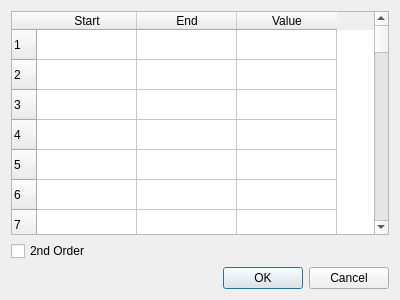
<?xml version="1.0" encoding="UTF-8"?>
<ui version="4.0">
 <class>DlgEqualDensity</class>
 <widget class="QDialog" name="DlgEqualDensity">
  <property name="geometry">
   <rect>
    <x>0</x>
    <y>0</y>
    <width>400</width>
    <height>300</height>
   </rect>
  </property>
  <property name="windowTitle">
   <string>Dialog</string>
  </property>
  <layout class="QVBoxLayout" name="verticalLayout">
   <item>
    <widget class="QTableWidget" name="tableWidget">
     <property name="rowCount">
      <number>256</number>
     </property>
     <row/>
     <row/>
     <row/>
     <row/>
     <row/>
     <row/>
     <row/>
     <row/>
     <row/>
     <row/>
     <row/>
     <row/>
     <row/>
     <row/>
     <row/>
     <row/>
     <row/>
     <row/>
     <row/>
     <row/>
     <row/>
     <row/>
     <row/>
     <row/>
     <row/>
     <row/>
     <row/>
     <row/>
     <row/>
     <row/>
     <row/>
     <row/>
     <row/>
     <row/>
     <row/>
     <row/>
     <row/>
     <row/>
     <row/>
     <row/>
     <row/>
     <row/>
     <row/>
     <row/>
     <row/>
     <row/>
     <row/>
     <row/>
     <row/>
     <row/>
     <row/>
     <row/>
     <row/>
     <row/>
     <row/>
     <row/>
     <row/>
     <row/>
     <row/>
     <row/>
     <row/>
     <row/>
     <row/>
     <row/>
     <row/>
     <row/>
     <row/>
     <row/>
     <row/>
     <row/>
     <row/>
     <row/>
     <row/>
     <row/>
     <row/>
     <row/>
     <row/>
     <row/>
     <row/>
     <row/>
     <row/>
     <row/>
     <row/>
     <row/>
     <row/>
     <row/>
     <row/>
     <row/>
     <row/>
     <row/>
     <row/>
     <row/>
     <row/>
     <row/>
     <row/>
     <row/>
     <row/>
     <row/>
     <row/>
     <row/>
     <row/>
     <row/>
     <row/>
     <row/>
     <row/>
     <row/>
     <row/>
     <row/>
     <row/>
     <row/>
     <row/>
     <row/>
     <row/>
     <row/>
     <row/>
     <row/>
     <row/>
     <row/>
     <row/>
     <row/>
     <row/>
     <row/>
     <row/>
     <row/>
     <row/>
     <row/>
     <row/>
     <row/>
     <row/>
     <row/>
     <row/>
     <row/>
     <row/>
     <row/>
     <row/>
     <row/>
     <row/>
     <row/>
     <row/>
     <row/>
     <row/>
     <row/>
     <row/>
     <row/>
     <row/>
     <row/>
     <row/>
     <row/>
     <row/>
     <row/>
     <row/>
     <row/>
     <row/>
     <row/>
     <row/>
     <row/>
     <row/>
     <row/>
     <row/>
     <row/>
     <row/>
     <row/>
     <row/>
     <row/>
     <row/>
     <row/>
     <row/>
     <row/>
     <row/>
     <row/>
     <row/>
     <row/>
     <row/>
     <row/>
     <row/>
     <row/>
     <row/>
     <row/>
     <row/>
     <row/>
     <row/>
     <row/>
     <row/>
     <row/>
     <row/>
     <row/>
     <row/>
     <row/>
     <row/>
     <row/>
     <row/>
     <row/>
     <row/>
     <row/>
     <row/>
     <row/>
     <row/>
     <row/>
     <row/>
     <row/>
     <row/>
     <row/>
     <row/>
     <row/>
     <row/>
     <row/>
     <row/>
     <row/>
     <row/>
     <row/>
     <row/>
     <row/>
     <row/>
     <row/>
     <row/>
     <row/>
     <row/>
     <row/>
     <row/>
     <row/>
     <row/>
     <row/>
     <row/>
     <row/>
     <row/>
     <row/>
     <row/>
     <row/>
     <row/>
     <row/>
     <row/>
     <row/>
     <row/>
     <row/>
     <row/>
     <row/>
     <row/>
     <row/>
     <row/>
     <row/>
     <row/>
     <row/>
     <row/>
     <row/>
     <row/>
     <row/>
     <row/>
     <row/>
     <row/>
     <row/>
     <row/>
     <row/>
     <row/>
     <row/>
     <row/>
     <row/>
     <column>
      <property name="text">
       <string>Start</string>
      </property>
     </column>
     <column>
      <property name="text">
       <string>End</string>
      </property>
     </column>
     <column>
      <property name="text">
       <string>Value</string>
      </property>
     </column>
    </widget>
   </item>
   <item>
    <widget class="QCheckBox" name="cb2Order">
     <property name="text">
      <string>2nd Order</string>
     </property>
    </widget>
   </item>
   <item>
    <widget class="QDialogButtonBox" name="buttonBox">
     <property name="orientation">
      <enum>Qt::Horizontal</enum>
     </property>
     <property name="standardButtons">
      <set>QDialogButtonBox::Cancel|QDialogButtonBox::Ok</set>
     </property>
    </widget>
   </item>
  </layout>
 </widget>
 <resources/>
 <connections>
  <connection>
   <sender>buttonBox</sender>
   <signal>accepted()</signal>
   <receiver>DlgEqualDensity</receiver>
   <slot>accept()</slot>
   <hints>
    <hint type="sourcelabel">
     <x>248</x>
     <y>254</y>
    </hint>
    <hint type="destinationlabel">
     <x>157</x>
     <y>274</y>
    </hint>
   </hints>
  </connection>
  <connection>
   <sender>buttonBox</sender>
   <signal>rejected()</signal>
   <receiver>DlgEqualDensity</receiver>
   <slot>reject()</slot>
   <hints>
    <hint type="sourcelabel">
     <x>316</x>
     <y>260</y>
    </hint>
    <hint type="destinationlabel">
     <x>286</x>
     <y>274</y>
    </hint>
   </hints>
  </connection>
 </connections>
</ui>
